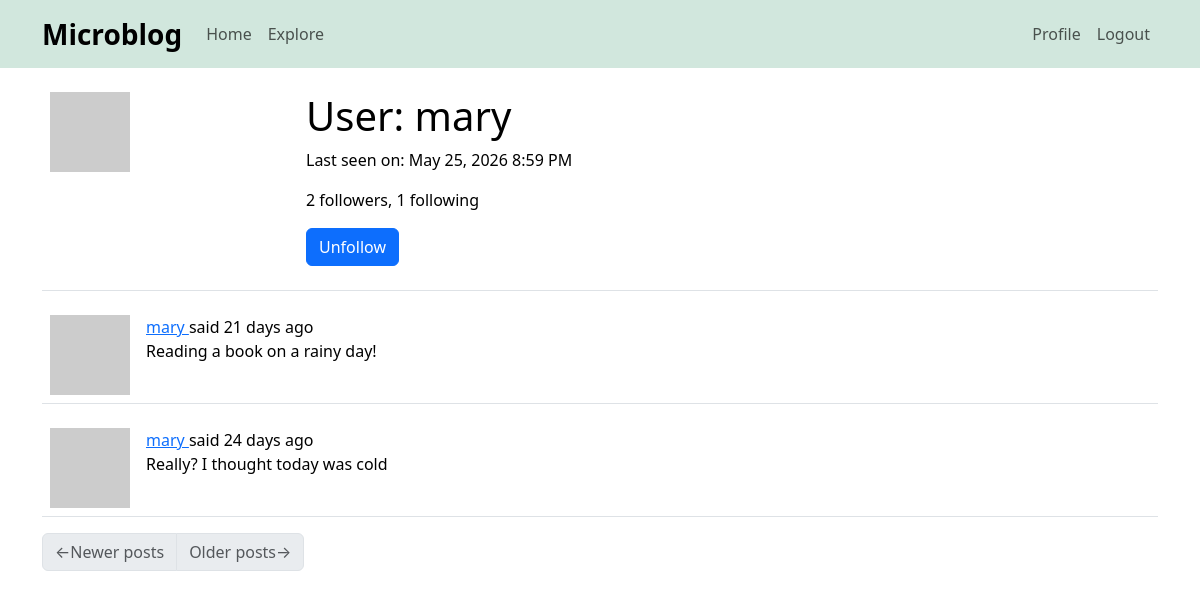
The page /user/mary (signed in) on the database its author committed.
### app/models.py (models this page shows, shortened)
class User(UserMixin, db.Model):
    id: so.Mapped[int] = so.mapped_column(primary_key=True)
    username: so.Mapped[str] = so.mapped_column(sa.String(64), index=True,
                                                unique=True)
    email: so.Mapped[str] = so.mapped_column(sa.String(120), index=True,
                                             unique=True)
    password_hash: so.Mapped[Optional[str]] = so.mapped_column(sa.String(256))
    posts: so.WriteOnlyMapped['Post'] = so.relationship(
        back_populates='author')
    about_me: so.Mapped[Optional[str]] = so.mapped_column(sa.String(140))
    last_seen: so.Mapped[Optional[datetime]] = so.mapped_column(
        default=lambda: datetime.now(timezone.utc))
    following: so.WriteOnlyMapped['User'] = so.relationship(
        secondary=followers, primaryjoin=(followers.c.follower_id == id),
        secondaryjoin=(followers.c.followed_id == id),
        back_populates='followers')
    followers: so.WriteOnlyMapped['User'] = so.relationship(
        secondary=followers, primaryjoin=(followers.c.followed_id == id),
        secondaryjoin=(followers.c.follower_id == id),
        back_populates='following')
    def avatar(self, size):
        digest = md5(self.email.lower().encode('utf-8')).hexdigest()
        return f'https://www.gravatar.com/avatar/{digest}?d=identicon&s={size}'
    def is_following(self, user):
        query = self.following.select().where(User.id == user.id)
        return db.session.scalar(query) is not None
    def followers_count(self):
        query = sa.select(sa.func.count()).select_from(
            self.followers.select().subquery())
        return db.session.scalar(query)
    def following_count(self):
        query = sa.select(sa.func.count()).select_from(
            self.following.select().subquery())
        return db.session.scalar(query)

class Post(db.Model):
    id: so.Mapped[int] = so.mapped_column(primary_key=True)
    body: so.Mapped[str] = so.mapped_column(sa.String(140))
    timestamp: so.Mapped[datetime] = so.mapped_column(
        index=True, default=lambda: datetime.now(timezone.utc))
    user_id: so.Mapped[int] = so.mapped_column(sa.ForeignKey(User.id),
                                               index=True)
    author: so.Mapped[User] = so.relationship(back_populates='posts')
    language: so.Mapped[Optional[str]] = so.mapped_column(sa.String(5))

### app/routes.py (the view)
@app.route('/user/<username>')
@login_required
def user(username):
    user = db.first_or_404(sa.select(User).where(User.username == username))
    page = request.args.get('page', 1, type=int)
    query = user.posts.select().order_by(Post.timestamp.desc())
    posts = db.paginate(query, page=page,
                        per_page=app.config['POSTS_PER_PAGE'],
                        error_out=False)
    next_url = url_for('user', username=user.username, page=posts.next_num) \
        if posts.has_next else None
    prev_url = url_for('user', username=user.username, page=posts.prev_num) \
        if posts.has_prev else None
    form = EmptyForm()
    return render_template('user.html', user=user, posts=posts.items,
                           next_url=next_url, prev_url=prev_url, form=form)

### app/forms.py
class EmptyForm(FlaskForm):
    submit = SubmitField('Submit')

### app/__init__.py (called while the page is built)
def get_locale():
    return request.accept_languages.best_match(app.config['LANGUAGES'])

### app/models.py (called while the page is built)
@login.user_loader
def load_user(id):
    return db.session.get(User, int(id))

### app/routes.py (called while the page is built)
@app.before_request
def before_request():
    if current_user.is_authenticated:
        current_user.last_seen = datetime.now(timezone.utc)
        db.session.commit()
    g.locale = str(get_locale())

### app/templates/user.html (shortened to what this page needs)
{% extends "base.html" %}
{% block content %}
    <table class="table table-hover">
        <tr>
            <td width="256px"><img src="{{ user.avatar(256) }}"></td>
            <td>
                <h1>{{ _('User') }}: {{ user.username }}</h1>
                {% if user.last_seen %}
                <p>{{ _('Last seen on') }}: {{ moment(user.last_seen).format('LLL') }}</p>
                {% endif %}
                <p>{{ _('%(count)d followers', count=user.followers_count()) }}, {{ _('%(count)d following', count=user.following_count()) }}</p>
                {% if user == current_user %}
                <p><a href="{{ url_for('edit_profile') }}">{{ _('Edit your profile') }}</a></p>
                {% else %}
                <p>
                    <form action="{{ url_for('unfollow', username=user.username) }}" method="post">
                        {{ form.submit(value=_('Unfollow'), class_='btn btn-primary') }}
                    </form>
                </p>
                {% endif %}
            </td>
        </tr>
    </table>
    {% for post in posts %}
        {% include '_post.html' %}
    {% endfor %}
    <nav aria-label="Post navigation">
        <ul class="pagination">
            <li class="page-item{% if not prev_url %} disabled{% endif %}">
                <a class="page-link" href="{{ prev_url }}">
                    <span aria-hidden="true">&larr;</span>{{ _('Newer posts') }}
                </a>
            </li>
            <li class="page-item{% if not next_url %} disabled{% endif %}">
                <a class="page-link" href="{{ next_url }}">
                    {{ _('Older posts') }}<span aria-hidden="true">&rarr;</span>
                </a>
            </li>
        </ul>
    </nav>
{% endblock %}

### app/templates/_post.html (shortened to what this page needs)
<table class="table table-hover">
    <tr>
        <td width="70px">
            <a href="{{ url_for('user', username=post.author.username) }}">
                <img src="{{ post.author.avatar(70) }}">
            </a>
        </td>
        <td>
            {{ _('%(username)s said %(when)s',
                username=user_link, when=moment(post.timestamp).fromNow()) }}
            <br>
            <span id="post{{ post.id }}">{{ post.body }}</span>
        </td>
    </tr>
</table>

### rows shown on the page
User: username "mary", last_seen "May 25, 2026 8:59 PM"
Post: body "Reading a book on a rainy day!"
Post: body "Really? I thought today was cold"
